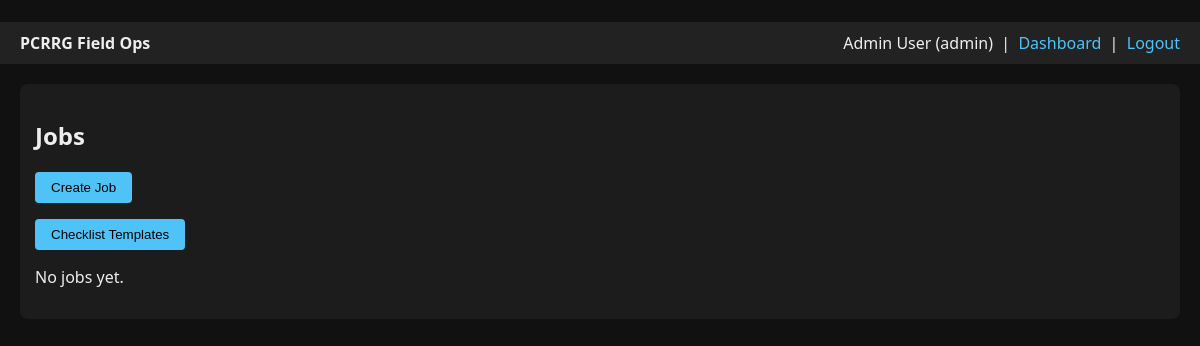
Page / (signed in) on the earlier database version.
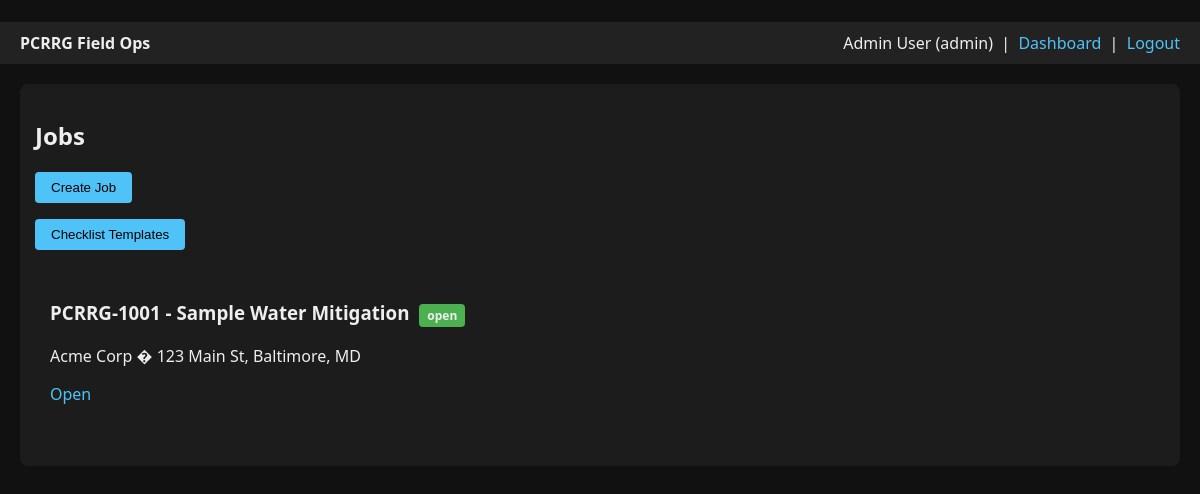
Same page on the later database version.
### app.py (models this page shows, shortened)
class User(db.Model, UserMixin):
    id = db.Column(db.Integer, primary_key=True)
    email = db.Column(db.String(255), unique=True, nullable=False)
    password_hash = db.Column(db.String(255), nullable=False)
    name = db.Column(db.String(255), nullable=False)
    role = db.Column(db.String(50), default="contractor")
    jobs_assigned = db.relationship(
        "Job",
        foreign_keys="Job.assigned_to_id",
        backref="assigned_to_user",
        lazy="dynamic",
        cascade="all, delete-orphan",
    )
    jobs_admin = db.relationship(
        "Job",
        foreign_keys="Job.admin_id",
        backref="admin_user",
        lazy="dynamic",
        cascade="all, delete-orphan",
    )

class Job(db.Model):
    id = db.Column(db.Integer, primary_key=True)
    job_number = db.Column(db.String(100), unique=True, nullable=False)
    title = db.Column(db.String(255), nullable=False)
    client_name = db.Column(db.String(255), nullable=False)
    address = db.Column(db.String(255), nullable=False)
    status = db.Column(db.String(50), default="open")
    service_type = db.Column(db.String(100), nullable=True)
    created_at = db.Column(db.DateTime, default=datetime.utcnow)
    updated_at = db.Column(db.DateTime, default=datetime.utcnow, onupdate=datetime.utcnow)
    admin_id = db.Column(db.Integer, db.ForeignKey("user.id"), nullable=True)
    assigned_to_id = db.Column(db.Integer, db.ForeignKey("user.id"), nullable=True)
    checklists = db.relationship("JobChecklist", backref="job", lazy=True, cascade="all, delete-orphan")
    photos = db.relationship("Photo", backref="job", lazy=True, cascade="all, delete-orphan")
    contracts = db.relationship("Contract", backref="job", lazy=True, cascade="all, delete-orphan")

### app.py (the view)
@app.route("/")
@login_required
def dashboard():
    if is_admin():
        jobs = Job.query.order_by(Job.created_at.desc()).all()
    else:
        jobs = Job.query.filter(
            (Job.assigned_to_id == current_user.id) |
            (Job.admin_id == current_user.id)
        ).order_by(Job.created_at.desc()).all()
    return render_template("dashboard.html", jobs=jobs, is_admin=is_admin())

### app.py (called while the page is built)
@login_manager.user_loader
def load_user(user_id):
    return User.query.get(int(user_id))

def is_admin() -> bool:
    return current_user.is_authenticated and current_user.role == "admin"

### templates/dashboard.html
﻿{% extends "base.html" %}
{% block content %}
<div class="card">
  <h2>Jobs</h2>
  {% if is_admin %}
    <p><a href="{{ url_for('create_job') }}"><button>Create Job</button></a></p>
    <p><a href="{{ url_for('admin_checklists') }}"><button>Checklist Templates</button></a></p>
  {% endif %}
  {% for job in jobs %}
    <div class="card">
      <h3>{{ job.job_number }} - {{ job.title }}
        <span class="badge status-{{ job.status }}">{{ job.status }}</span>
      </h3>
      <p>{{ job.client_name }} � {{ job.address }}</p>
      <p><a href="{{ url_for('view_job', job_id=job.id) }}">Open</a></p>
    </div>
  {% else %}
    <p>No jobs yet.</p>
  {% endfor %}
</div>
{% endblock %}

### templates/base.html (shortened to what this page needs)
<!doctype html>
<html lang="en">
<head>
</head>
<body>
<header>
  <div><strong>PCRRG Field Ops</strong></div>
  <div>
    {% if current_user.is_authenticated %}
      <span>{{ current_user.name }} ({{ current_user.role }})</span>
      &nbsp;|&nbsp;
      <a href="{{ url_for('dashboard') }}">Dashboard</a>
      &nbsp;|&nbsp;
      <a href="{{ url_for('logout') }}">Logout</a>
    {% else %}
      <a href="{{ url_for('login') }}">Login</a>
    {% endif %}
  </div>
</header>
<div class="container">
  {% block content %}{% endblock %}
</div>
</body>
</html>

### templates/base.html (style rules this page uses)
body { font-family: system-ui, sans-serif; background:#111; color:#eee; margin:0; }
header { background:#222; padding:10px 20px; display:flex; justify-content:space-between; align-items:center; }
a { color:#4fc3f7; text-decoration:none; }
.container { padding:20px; }
.card { background:#1c1c1c; padding:15px; margin-bottom:15px; border-radius:8px; }
button { padding:8px 16px; border:none; border-radius:4px; background:#4fc3f7; color:#000; cursor:pointer; }
.badge { display:inline-block; padding:3px 8px; border-radius:4px; background:#333; margin-left:5px; font-size:12px; }
.status-open { background:#4caf50; }

Differences in the rows shown:
added Job: job_number "PCRRG-1001", title "Sample Water Mitigation", status "open", client_name "Acme Corp", address "123 Main St, Baltimore, MD"
Other differences:
text no longer shown: "No jobs yet."
